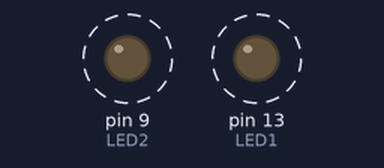
Bench run of a sketch on a simulated Arduino Uno, built with avr-gcc and run on an emulated ATmega328P. Shown: output pins drawn as LEDs (lit = HIGH). Dashed ring = blinking. What the sketch prints to the serial monitor is not drawn.

Above: at 0.2 s.
Timing chart, 0 to 4.6 s (numbered marks = the images above):
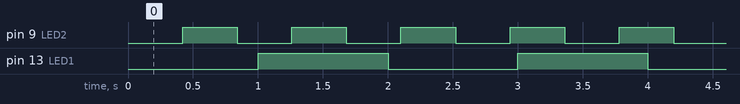

Measured:
- by itself, pin 9 (LED2): alternates HIGH for 0.42 s and LOW for 0.42 s
- by itself, pin 13 (LED1): alternates HIGH for 1.0 s and LOW for 1.0 s

The sketch:

blink-twice.ino
```cpp
#define LED1 13
#define LED2 9

struct BlinkingLED {
  uint8_t id;
  uint8_t pin;
  unsigned long interval;
  unsigned long previousMillis;
  bool state;
};

BlinkingLED led1 = {1, LED1, 1000, 0, false};
BlinkingLED led2 = {2, LED2, 420, 0, false};

void blink(BlinkingLED &led) {
  unsigned long currentMillis = millis();
  if (currentMillis - led.previousMillis >= led.interval) {
    led.previousMillis = currentMillis;
    led.state = !led.state;
    digitalWrite(led.pin, led.state);

    // Print spaces based on the LED id (id - 1 spaces)
    for (uint8_t i = 0; i < led.id - 1; i++) {
      Serial.print(" ");
    }
    Serial.println(led.state ? "+" : "-");
  }
}

void setup() {
  pinMode(LED1, OUTPUT);
  pinMode(LED2, OUTPUT);
  Serial.begin(115200);
}

void loop() {
  blink(led1);
  blink(led2);
}
```
